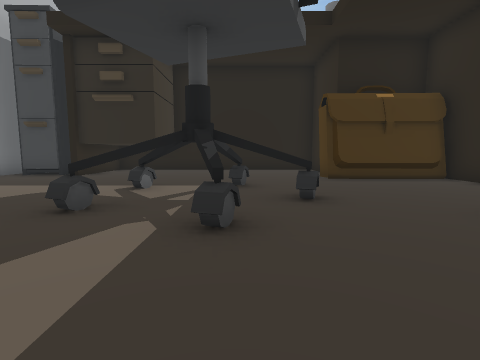
view 1 (above)

24 first-person views from a walk through a Unity game level. The camera is 1.5 m above the floor, tilts 6° down and sees 85° across. The floor is counted in squares, 2 m on a side. Each view is taken from the middle of a square. On the plan, view 1 faces up. The plan holds only what a view shows up to about 9 squares ahead; the rest is blank. The place goes on beyond the plan. The player is left out.

view 2
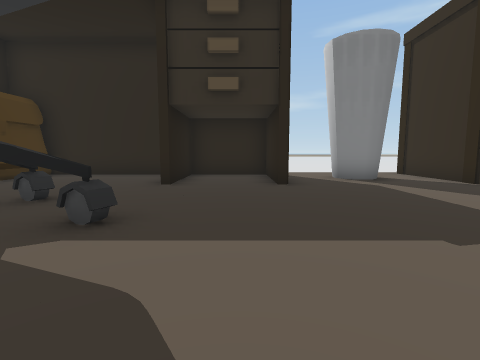

view 3
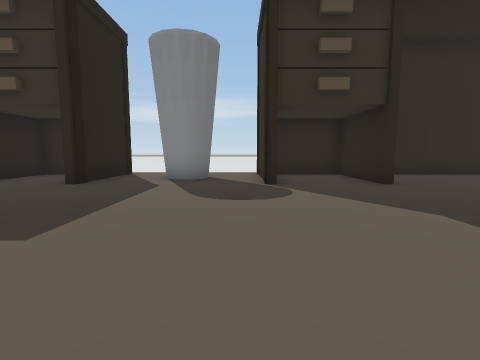

view 4
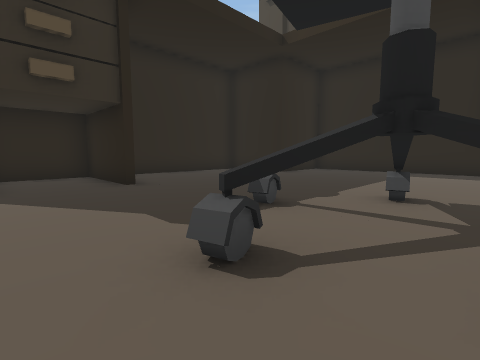

view 5
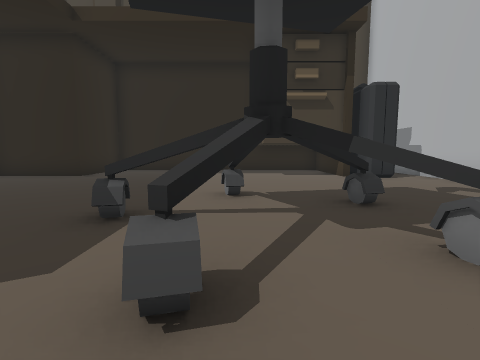

view 6
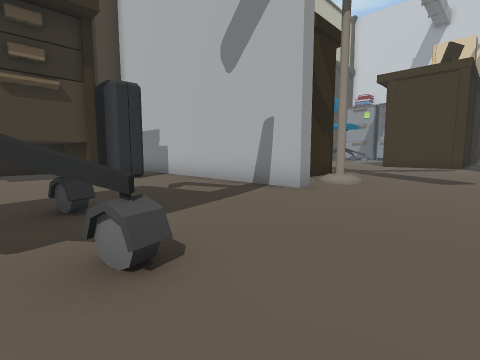

view 7
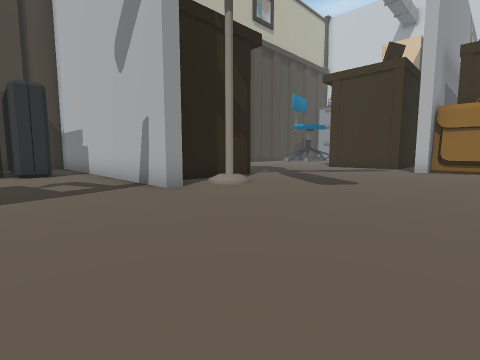

view 8
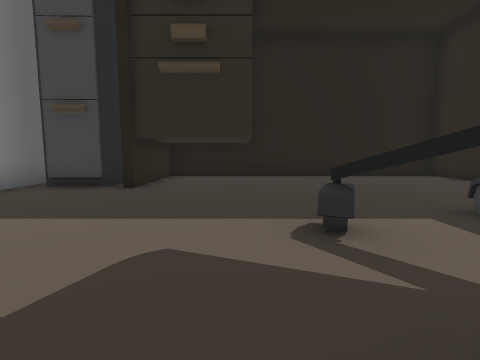

view 9
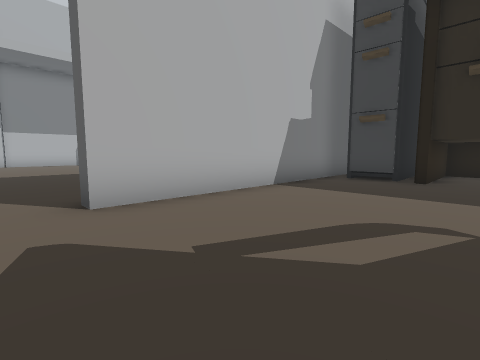

view 10
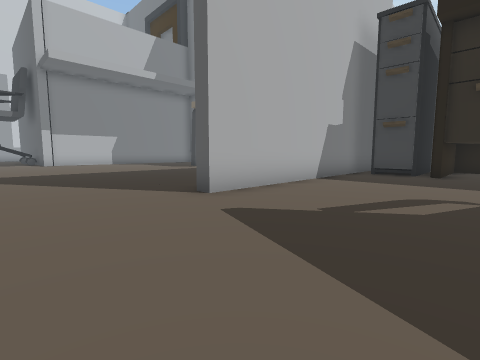

view 11
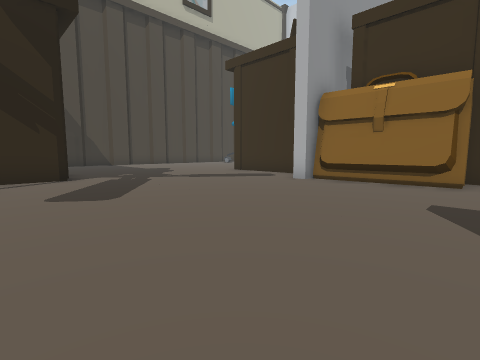

view 12
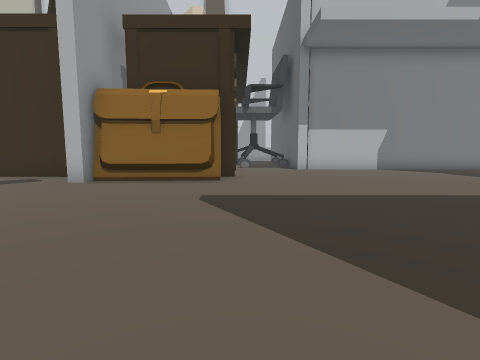

view 13
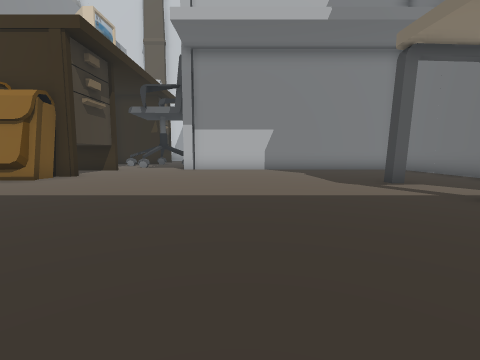

view 14
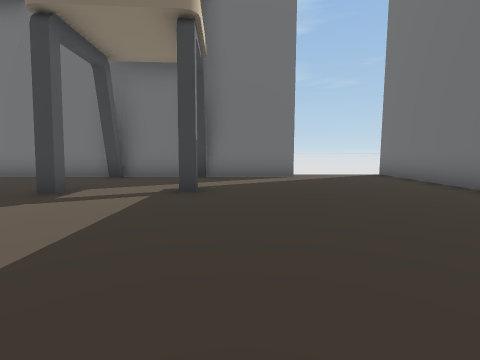

view 15
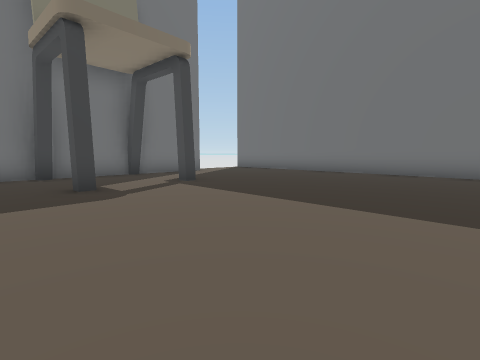

view 16
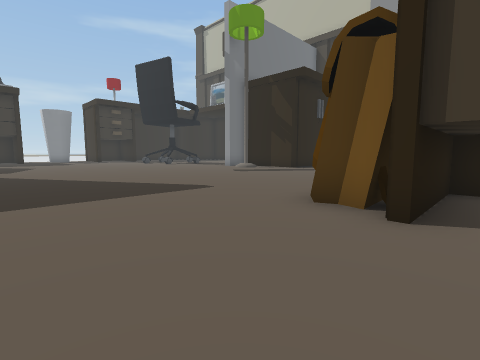

view 17
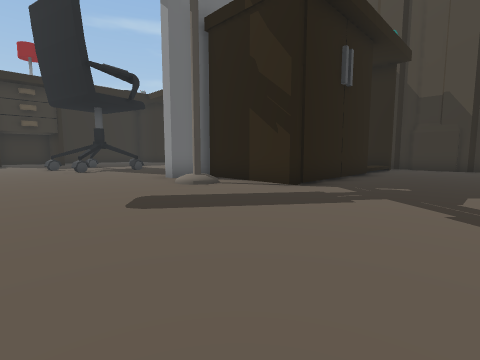

view 18
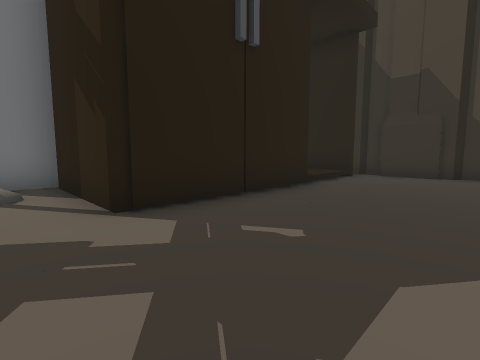

view 19
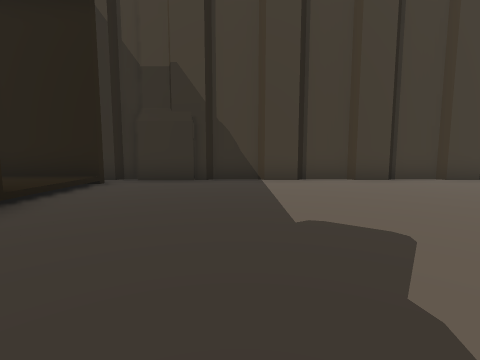

view 20
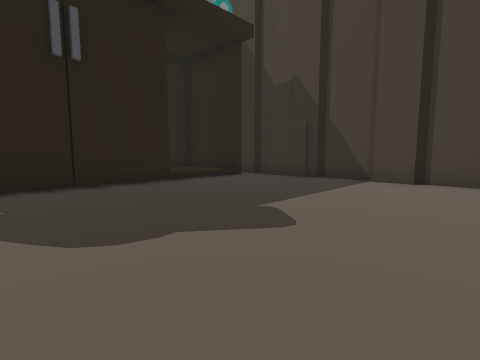

view 21
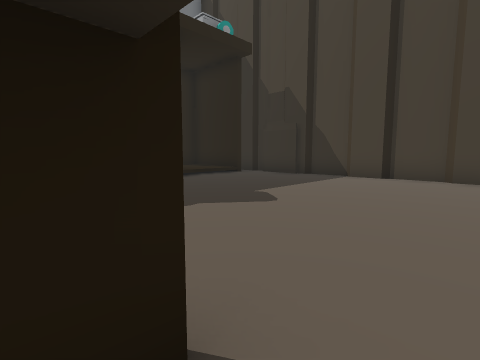

view 22
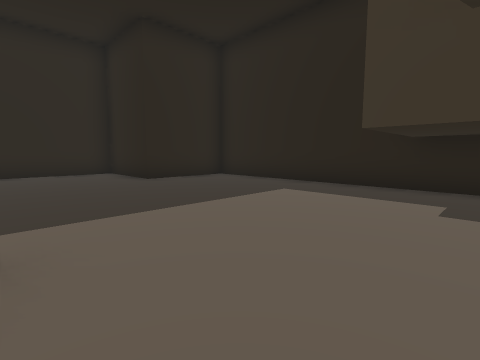

view 23
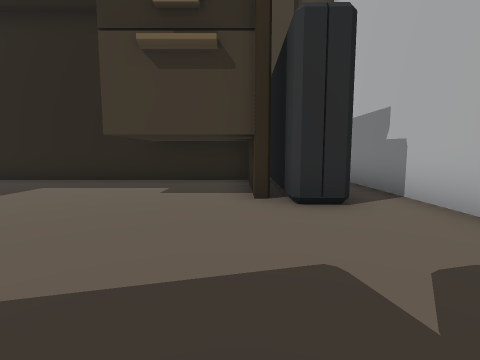

view 24
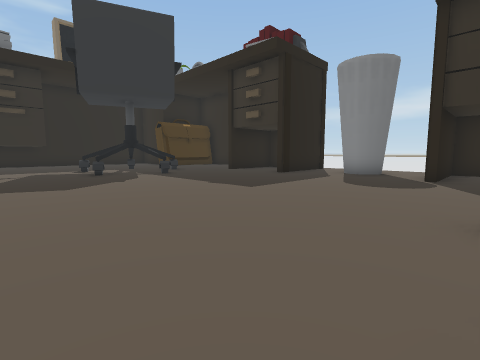

### Floor plan
Points are (right, up) in squares from view 1. A wall is a line through its corners. A room is listed if a view was taken in it or the views show most of it. See-through windows are left out.
Room 1 (views 1, 2, 3, 4, 5, 6, 7, 8, 9, 10, 11, 12, 13, 14, 15, 16, 17, 18, 19, 20, 21, 22, 23, 24)
walls: (-3.8, -6.6) (-2.7, -7.5); (-2.2, -7.3) (-1.6, -6.1); (-3.9, -8.8) (-2.9, -8.2); (-1.8, -8) (-0.4, -8); (-8.2, 2.4) (-8.2, 5); (-1.8, -9.4) (-1.7, -9.8); (-0.2, 2.4) (-0.6, 3.8); (-8.2, -9.5) (-8.2, -8) (-7.8, -8) (-7.8, -15.8); (-1.2, 4) (-2.2, 3.3); (3.1, -4.7) (6.1, -4.7); (3, 0.1) (5.9, 0.1) (5.9, 2.6) (3, 2.6); (-1.3, 4.8) (-2.2, 5.6); (3, -7.4) (5.9, -7.4) (5.9, -4.9) (3.1, -4.9); (1.2, 4.2) (-0.1, 4.3); (-5.2, -13.4) (-5.2, -15.9); (0.1, 6.2) (-0.3, 4.9); (6.1, -0.1) (3, -0.1); (-8.2, 8.1) (-8.2, 12); (-17.1, -4.9) (-16.5, -4.9) (-16.5, -5.4); (-11.7, -13.8) (-11.7, -9.2) (-8.5, -9.2); (5.9, 3.6) (5.9, 7.7); (-5.2, -16.2) (2.6, -16.2); (-18.1, -1.1) (-18.1, -1.9); (-7.8, 10) (-7.8, 2) (-8.2, 2); (-18.1, -6.3) (-18.1, -8.5); (-5.9, 10.8) (-5.9, 8.6) (-7.3, 8.6); (-18.9, -4) (-18.3, -4) (-18.3, -1.1); (-13.7, 7.9) (-14.2, 7.9); (5.9, -12.9) (5.9, -8.8); (-18.3, -9.5) (-18.3, -9); (-11.7, -16.2) (-9.2, -16.2); (3.1, 9.6) (3.1, 11.4) (-5.2, 11.4) (-5.2, 8.4); (3.1, -15.8) (3.1, -13.4) (5.8, -13.4); (-11.2, 11) (-14.1, 11); (-16.4, 8.2) (-16.3, 7.7); (-12.3, -17.3) (-11.8, -17.3); (-13.9, 10.8) (-14.4, 10.8); (-14.2, 11) (-16.6, 11); (-14.1, -17.2) (-12.1, -17.2); (-15.6, -17.3) (-14.3, -17.3); (-16.6, -17.2) (-15.6, -17.2); (-16.9, 11) (-19.5, 11); (-18.1, -17.3) (-16.8, -17.3); (-19.1, -17.2) (-18.1, -17.2)
low walls: (-3.6, -6.4) (-3.5, -7); (-1.7, -6.6) (-1.8, -6); (-3.8, -8.5) (-3.6, -9.1); (-0.4, 2.4) (-0.2, 3); (-2, 3.7) (-2.2, 3.2) (-2.5, 3.3); (0, 2.9) (-0.2, 2.4); (1.3, 3.9) (0.9, 4.1) (1.1, 4.6); (-1.8, 5.8) (-2.1, 5.2); (1.4, 4.3) (1, 4.5)
ways out: opening at (-10, 11)
objects: other object (-17, -3); other object (-6, -13); other object (3, 8); other object (4, -3) to (5, -2)

Where each view was taken, in squares from view 1:
view 1: 0 up, 0 right, facing up
view 2: 1 up, 3 left, facing right
view 3: 4 down, 3 left, facing right
view 4: 5 down, 3 left, facing down-right
view 5: 5 down, 2 left, facing down
view 6: 5 down, 3 left, facing down-left
view 7: 3 down, 5 left, facing down-left
view 8: 3 up, 3 left, facing up
view 9: 1 up, 4 left, facing up-left
view 10: 1 down, 4 left, facing up-left
view 11: 1 down, 10 left, facing down-left
view 12: 1 down, 10 left, facing left
view 13: 4 up, 10 left, facing left
view 14: 3 up, 13 left, facing up
view 15: 2 up, 18 left, facing up-right
view 16: 2 up, 19 left, facing down-right
view 17: 4 down, 15 left, facing down-right
view 18: 8 down, 15 left, facing down-right
view 19: 10 down, 15 left, facing down
view 20: 10 down, 18 left, facing down-right
view 21: 9 down, 19 left, facing down-right
view 22: 10 down, 4 left, facing down-right
view 23: 9 down, 5 left, facing down
view 24: 6 down, 5 left, facing up-right
